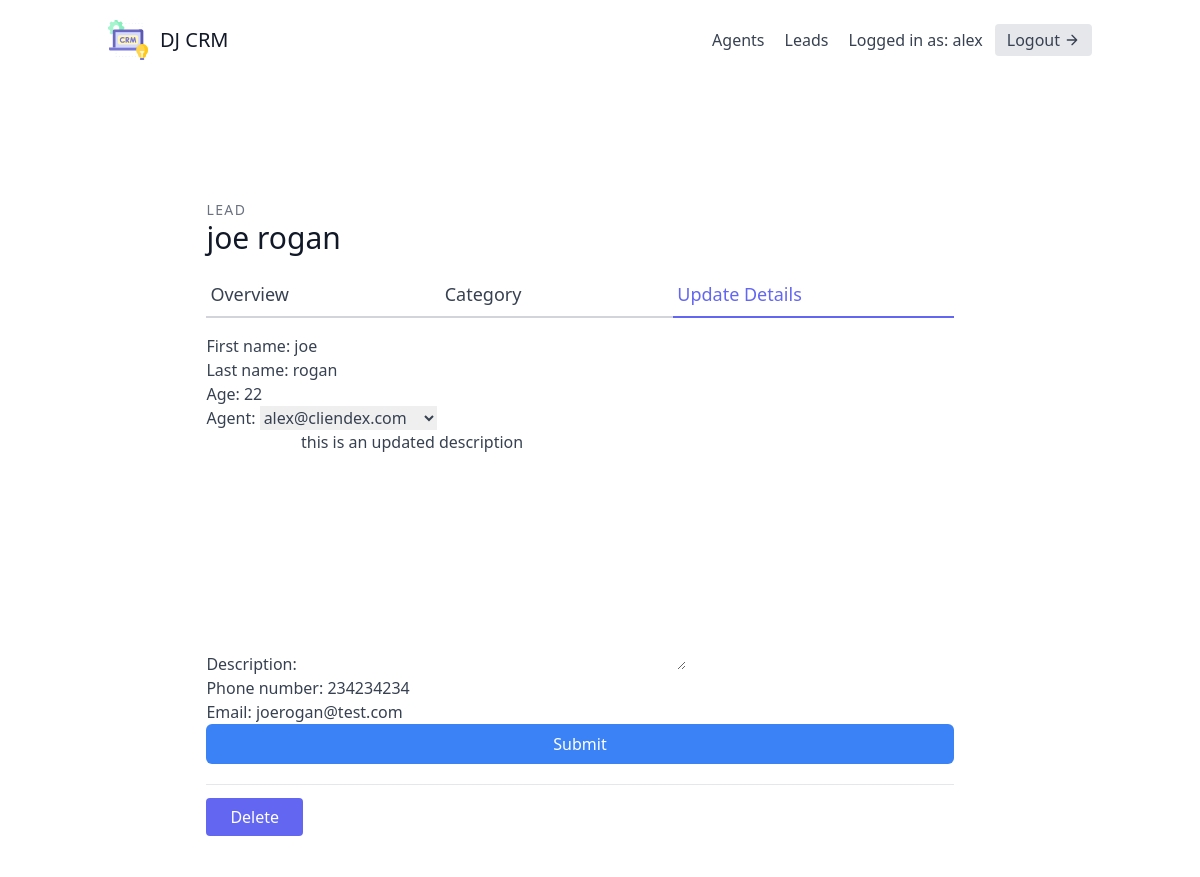
Page /leads/5/update/ (signed in) on the committed database.
### leads/models.py (models this page shows, shortened)
class User(AbstractUser):
    is_organisor = models.BooleanField(default=True)
    is_agent = models.BooleanField(default=False)

class Lead(models.Model):
    first_name = models.CharField(max_length=20)
    last_name = models.CharField(max_length=20)
    age = models.IntegerField(default=0)
    organisation = models.ForeignKey(UserProfile, on_delete=models.CASCADE)
    agent = models.ForeignKey("Agent", null=True, blank=True, on_delete=models.SET_NULL)
    category = models.ForeignKey("Category", related_name="leads", null=True, blank=True, on_delete=models.SET_NULL)
    description = models.TextField()
    date_added = models.DateTimeField(auto_now_add=True)
    phone_number = models.CharField(max_length=20)
    email = models.EmailField()

### leads/views.py (the view, shortened to what this page needs)
# urls.py: path('<int:pk>/update/', LeadUpdateView.as_view(), name='lead-update'),
class LeadUpdateView(OrganisorAndLoginRequiredMixin, generic.UpdateView):
    template_name = "leads/lead_update.html"
    form_class = LeadModelForm
    def get_queryset(self):
        user = self.request.user
        return Lead.objects.filter(organisation=user.userprofile)

### leads/forms.py
class LeadModelForm(forms.ModelForm):
    class Meta:
        model = Lead
        fields = (
            'first_name',
            'last_name',
            'age',
            'agent',
            'description',
            'phone_number',
            'email',
        )

### agents/mixins.py (called while the page is built)
    def dispatch(self, request, *args, **kwargs):
        if not request.user.is_authenticated or not request.user.is_organisor:
            return redirect("leads:lead-list")
        return super().dispatch(request, *args, **kwargs)

### leads/models.py (called while the page is built)
    def __str__(self):
        return self.user.email

### leads/templates/leads/lead_update.html (shortened to what this page needs)
{% extends "base.html" %}
{% load tailwind_filters %}
{% block content %}
<section class="text-gray-700 body-font overflow-hidden">
    <div class="container px-5 py-24 mx-auto">
      <div class="lg:w-4/5 mx-auto flex flex-wrap">
        <div class="w-full lg:pr-10 lg:py-6 mb-6 lg:mb-0">
            <h2 class="text-sm title-font text-gray-500 tracking-widest">LEAD</h2>
            <h1 class="text-gray-900 text-3xl title-font font-medium mb-4">{{ lead.first_name }} {{ lead.last_name }}</h1>
            <div class="flex mb-4">
                <a href="{% url 'leads:lead-detail' lead.pk %}" class="flex-grow border-b-2 border-gray-300 py-2 text-lg px-1">
                    Overview
                </a>
                <a href="{% url 'leads:lead-category-update' lead.pk %}" class="flex-grow border-b-2 border-gray-300 py-2 text-lg px-1">
                    Category
                </a>
                <a href="{% url 'leads:lead-update' lead.pk %}" class="flex-grow text-indigo-500 border-b-2 border-indigo-500 py-2 text-lg px-1">
                    Update Details
                </a>
            </div>
            <form form method="post">
                {{ form|crispy }}
                <button type="submit" class="w-full text-white bg-blue-500 hover:bg-blue-600 px-3 py-2 rounded-md">Submit</button>
            </form>
            <div class="mt-5 py-5 border-t border-gray-200">
                <a href="{% url 'leads:lead-delete' lead.pk %}" class="w-1/2 mt-3 text-white bg-indigo-500 border-0 py-2 px-6 focus:outline-none hover:bg-indigo-600 rounded">
                    Delete
                </a>
            </div>
        </div>
      </div>
    </div>
  </section>
{% endblock content %}

### templates/navbar.html (shortened to what this page needs)
<header class="text-gray-700 body-font">
    <div class="container mx-auto flex flex-wrap p-5 flex-col md:flex-row items-center">
      <a class="flex title-font font-medium items-center text-gray-900 mb-4 md:mb-0">
        <span class="ml-3 text-xl">DJ CRM</span>
      </a>
      <nav class="md:ml-auto flex flex-wrap items-center text-base justify-center">
        {% if not request.user.is_authenticated %}
          <a href="{% url 'signup' %}" class="mr-5 hover:text-gray-900">Signup</a>
        {% else %}
          {% if request.user.is_organisor %}
          <a href="{% url 'agents:agent-list' %}" class="mr-5 hover:text-gray-900">Agents</a>
          {% endif %}
          <a href="{% url 'leads:lead-list' %}" class="mr-5 hover:text-gray-900">Leads</a>
        {% endif %}
      </nav>
      {% if request.user.is_authenticated %}
        Logged in as: {{ request.user.username }}
        <a href="{% url 'logout' %}" class="ml-3 inline-flex items-center bg-gray-200 border-0 py-1 px-3 focus:outline-none hover:bg-gray-300 rounded text-base mt-4 md:mt-0">
          Logout
            <svg fill="none" stroke="currentColor" stroke-linecap="round" stroke-linejoin="round" stroke-width="2" class="w-4 h-4 ml-1" viewBox="0 0 24 24">
                <path d="M5 12h14M12 5l7 7-7 7"></path>
            </svg>
        </a>
      {% endif %}
    </div>
</header>

### rows in the picture
User: user.username "alex", email "joerogan@test.com"
Lead: first_name "joe", last_name "rogan", age "22", agent "alex@cliendex.com", description "this is an updated description", phone_number "234234234"
